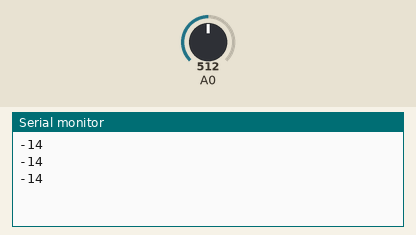
Recording of a sketch running on a simulated Arduino Uno, built with avr-gcc and run on an emulated ATmega328P. Shown: the last lines printed to the serial monitor. The test bench sets the inputs (shaded band); at power-on: A0 = 512.

Above: at 1.3 s.
1.4 s: A0 set to 716
At 1.9 s:
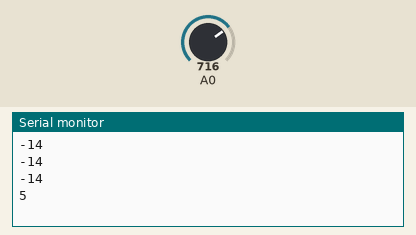
2.9 s: A0 set to 900
At 3.4 s:
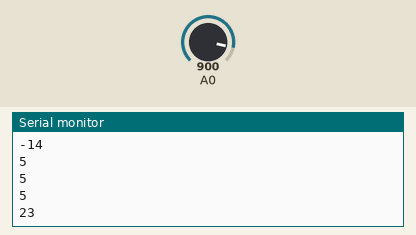
Timing chart, 0 to 5.9 s (numbered marks = the images above; inputs shaded):
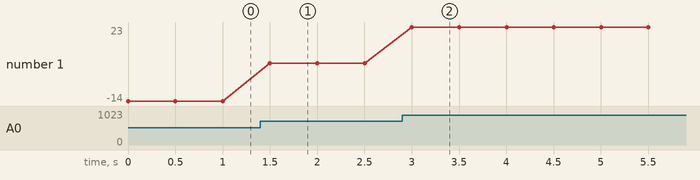

Measured:
- after the input at 1.4 s, the serial monitor: prints a new line after 0.10 s (image 1)
- after the input at 2.9 s, the serial monitor: prints a new line after 0.10 s (image 2)
- plotted number 1: -14 → 5 after the input at 1.4 s, 5 → 23 after the input at 2.9 s

The sketch:

water.ino
```cpp
int value = 0;
void setup() {
  // put your setup code here, to run once:
  Serial.begin(9600);
}

void loop() {
  // put your main code here, to run repeatedly:
  value = (analogRead(A0)*100)/1024;
  Serial.println(value);
  delay(500);
}
```
